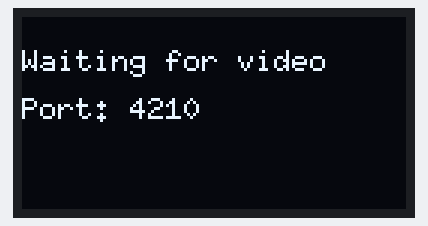
The sketch below on a simulated ESP32. Shown: 128×64 one-colour display. WiFi joins after 1.5 s; servers stay silent unless stated; what the sketch prints to the serial monitor is not drawn.

Above: at 2.1 s.

The sketch:

bitcast.ino
```cpp
#include <WiFi.h>
#include <WiFiUdp.h>
#include <Wire.h>
#include <U8g2lib.h>

// ---------- Wi-Fi ----------
const char* WIFI_SSID = "YOUR_WIFI_NAME";
const char* WIFI_PASSWORD = "YOUR_WIFI_PASSWORD";

// ---------- OLED ----------
constexpr int OLED_SDA = 21;
constexpr int OLED_SCL = 22;
constexpr uint16_t UDP_PORT = 4210;

// SSD1306 128x64, I2C, full framebuffer
U8G2_SSD1306_128X64_NONAME_F_HW_I2C u8g2(
    U8G2_R0,
    U8X8_PIN_NONE
);

WiFiUDP udp;

// 128 * 64 / 8 = 1024 bytes
constexpr size_t FRAME_BYTES = 1024;
constexpr size_t HEADER_BYTES = 4;
constexpr size_t PACKET_BYTES = HEADER_BYTES + FRAME_BYTES;

uint8_t packet[PACKET_BYTES];
uint8_t bitmap[FRAME_BYTES];

unsigned long displayedFrames = 0;
unsigned long lastReport = 0;

void setup() {
  Serial.begin(115200);
  delay(500);

  // Initialize I2C and OLED
  Wire.begin(OLED_SDA, OLED_SCL);
  Wire.setClock(400000);

  u8g2.setBusClock(400000);
  u8g2.begin();
  u8g2.clearBuffer();

  u8g2.setFont(u8g2_font_6x10_tf);
  u8g2.drawStr(0, 18, "OLED Video Stream");
  u8g2.drawStr(0, 34, "Connecting WiFi...");
  u8g2.sendBuffer();

  // Connect to Wi-Fi
  WiFi.mode(WIFI_STA);
  WiFi.begin(WIFI_SSID, WIFI_PASSWORD);

  Serial.print("Connecting to Wi-Fi");

  while (WiFi.status() != WL_CONNECTED) {
    delay(300);
    Serial.print(".");
  }

  Serial.println();
  Serial.print("ESP32 IP: ");
  Serial.println(WiFi.localIP());

  // Start UDP receiver
  if (udp.begin(UDP_PORT) == 1) {
    Serial.print("UDP listening on port ");
    Serial.println(UDP_PORT);
  } else {
    Serial.println("Failed to start UDP");
  }

  u8g2.clearBuffer();
  u8g2.drawStr(0, 18, "Waiting for video");
  u8g2.drawStr(0, 34, "Port: 4210");
  u8g2.sendBuffer();
}

void loop() {
  int packetSize = udp.parsePacket();

  if (packetSize == PACKET_BYTES) {
    int received = udp.read(packet, sizeof(packet));

    if (received == PACKET_BYTES) {
      // The first four bytes are the sequence number.
      // The remaining 1024 bytes are the XBM bitmap.
      memcpy(bitmap, packet + HEADER_BYTES, FRAME_BYTES);

      // Draw the complete frame.
      u8g2.clearBuffer();
      u8g2.drawXBMP(0, 0, 128, 64, bitmap);
      u8g2.sendBuffer();

      displayedFrames++;
    }
  } else if (packetSize > 0) {
    // Discard packets that do not match our protocol.
    while (udp.available()) {
      udp.read();
    }
  }

  // Report the display update rate once per second.
  unsigned long now = millis();

  if (now - lastReport >= 1000) {
    Serial.printf("Displayed frames/sec: %lu\n",
                  displayedFrames);
    displayedFrames = 0;
    lastReport = now;
  }
}
```
